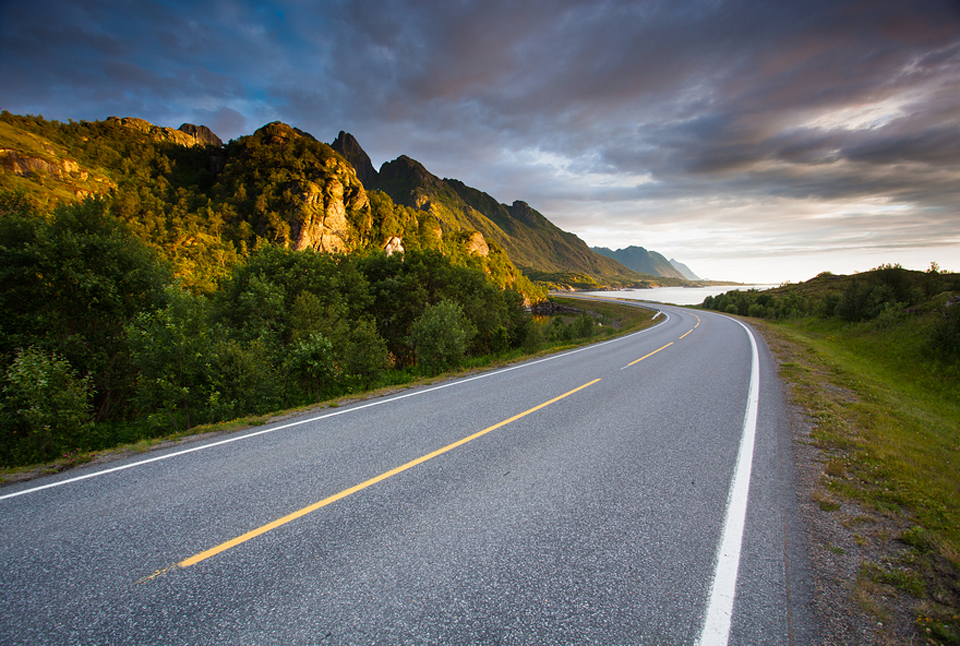
#> input picture Xu_Ly_Anh/Tuần_3-4_11-11-2019/1/anh1.jpg, 960 x 646 px
$ python write.py
#> lines starting #> are read from the running program, lines starting #| are printed output that depends on the picture
import cv2

# read image
img = cv2.imread('anh1.jpg')
#> img is the input picture: shape (646, 960, 3); mean B, G, R 98.3, 103, 100.3

# replace blue channel with zero
img[:,:,1] = 1
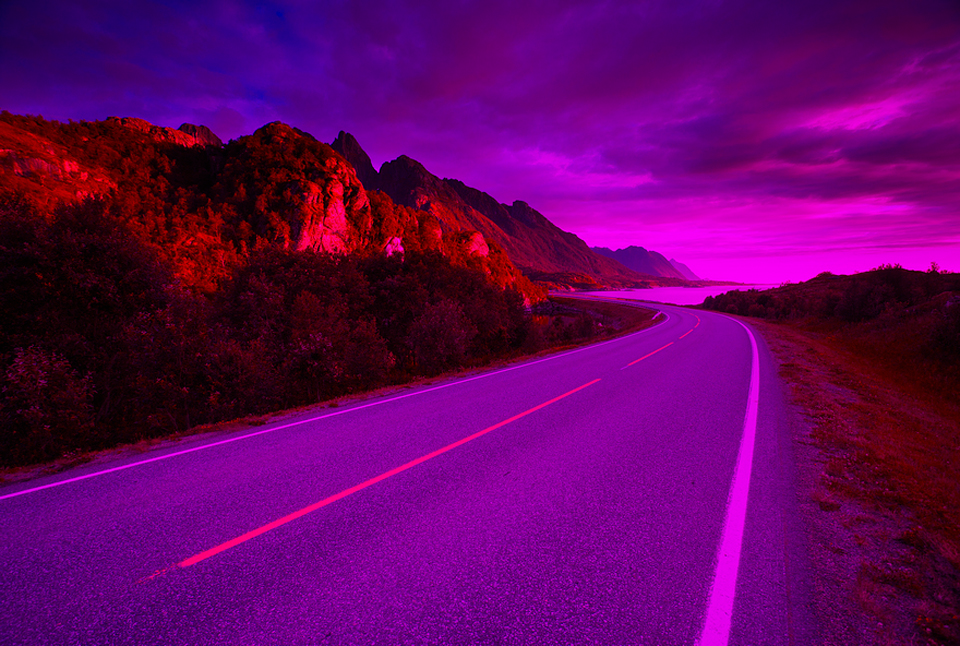
#> img: shape (646, 960, 3); mean B, G, R 98.3, 1, 100.3

# write / save modified image
cv2.imwrite('anh1-1.jpg', img)

$ run again, with Xu_Ly_Anh/Tuần_3-4_11-11-2019/1/anhmot.jpg copied over Xu_Ly_Anh/Tuần_3-4_11-11-2019/1/anh1.jpg
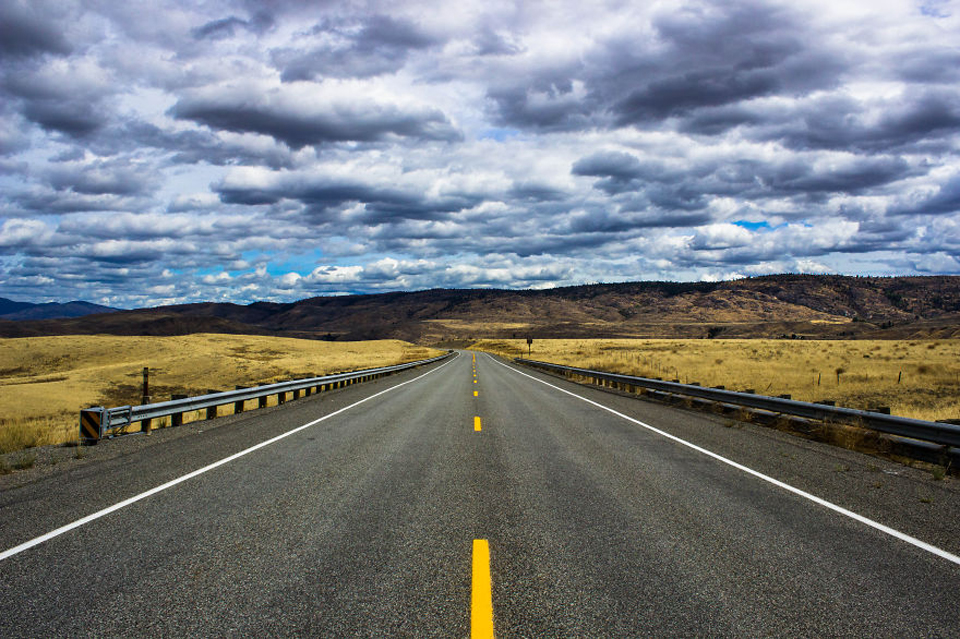
#> input picture Xu_Ly_Anh/Tuần_3-4_11-11-2019/1/anhmot.jpg, 960 x 639 px
#> img is the input picture: shape (639, 960, 3); mean B, G, R 125, 121.6, 117
#> `img[:,:,1] = 1`:
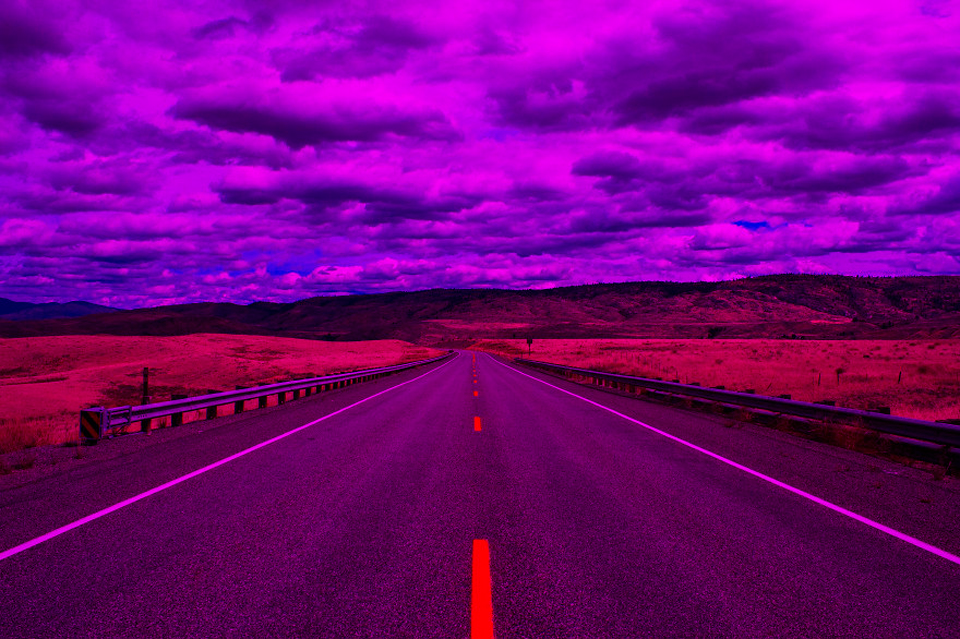
#> img: shape (639, 960, 3); mean B, G, R 125, 1, 117
